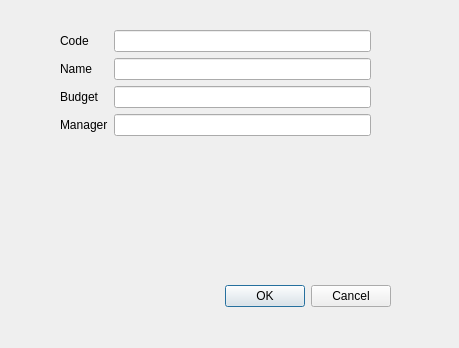
<?xml version="1.0" encoding="UTF-8"?>
<ui version="4.0">
 <class>ADDACTIVITY</class>
 <widget class="QDialog" name="ADDACTIVITY">
  <property name="geometry">
   <rect>
    <x>0</x>
    <y>0</y>
    <width>459</width>
    <height>348</height>
   </rect>
  </property>
  <property name="windowTitle">
   <string>Dialog</string>
  </property>
  <widget class="QDialogButtonBox" name="buttonBox">
   <property name="geometry">
    <rect>
     <x>50</x>
     <y>280</y>
     <width>341</width>
     <height>32</height>
    </rect>
   </property>
   <property name="orientation">
    <enum>Qt::Horizontal</enum>
   </property>
   <property name="standardButtons">
    <set>QDialogButtonBox::Cancel|QDialogButtonBox::Ok</set>
   </property>
  </widget>
  <widget class="QWidget" name="formLayoutWidget">
   <property name="geometry">
    <rect>
     <x>60</x>
     <y>30</y>
     <width>311</width>
     <height>131</height>
    </rect>
   </property>
   <layout class="QFormLayout" name="formLayout">
    <item row="0" column="0">
     <widget class="QLabel" name="label">
      <property name="text">
       <string>Code</string>
      </property>
     </widget>
    </item>
    <item row="1" column="0">
     <widget class="QLabel" name="label_2">
      <property name="text">
       <string>Name</string>
      </property>
     </widget>
    </item>
    <item row="2" column="0">
     <widget class="QLabel" name="label_3">
      <property name="text">
       <string>Budget</string>
      </property>
     </widget>
    </item>
    <item row="0" column="1">
     <widget class="QLineEdit" name="lineEdit_code"/>
    </item>
    <item row="1" column="1">
     <widget class="QLineEdit" name="lineEdit_name"/>
    </item>
    <item row="2" column="1">
     <widget class="QLineEdit" name="lineEdit_budget"/>
    </item>
    <item row="3" column="0">
     <widget class="QLabel" name="label_4">
      <property name="text">
       <string>Manager</string>
      </property>
     </widget>
    </item>
    <item row="3" column="1">
     <widget class="QLineEdit" name="lineEdit_manager"/>
    </item>
   </layout>
  </widget>
 </widget>
 <resources/>
 <connections>
  <connection>
   <sender>buttonBox</sender>
   <signal>accepted()</signal>
   <receiver>ADDACTIVITY</receiver>
   <slot>accept()</slot>
   <hints>
    <hint type="sourcelabel">
     <x>248</x>
     <y>254</y>
    </hint>
    <hint type="destinationlabel">
     <x>157</x>
     <y>274</y>
    </hint>
   </hints>
  </connection>
  <connection>
   <sender>buttonBox</sender>
   <signal>rejected()</signal>
   <receiver>ADDACTIVITY</receiver>
   <slot>reject()</slot>
   <hints>
    <hint type="sourcelabel">
     <x>316</x>
     <y>260</y>
    </hint>
    <hint type="destinationlabel">
     <x>286</x>
     <y>274</y>
    </hint>
   </hints>
  </connection>
 </connections>
</ui>
